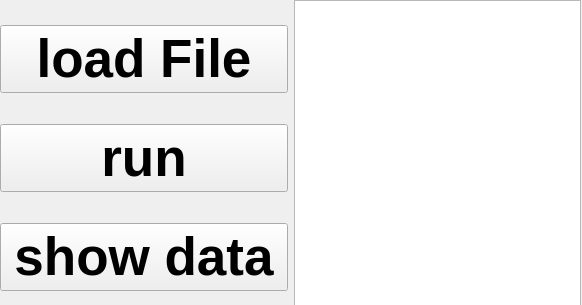
<?xml version="1.0" encoding="UTF-8"?>
<ui version="4.0">
 <class>Form</class>
 <widget class="QWidget" name="Form">
  <property name="geometry">
   <rect>
    <x>0</x>
    <y>0</y>
    <width>582</width>
    <height>305</height>
   </rect>
  </property>
  <property name="baseSize">
   <size>
    <width>793</width>
    <height>305</height>
   </size>
  </property>
  <property name="windowTitle">
   <string/>
  </property>
  <widget class="QWidget" name="gridLayoutWidget">
   <property name="geometry">
    <rect>
     <x>0</x>
     <y>0</y>
     <width>581</width>
     <height>319</height>
    </rect>
   </property>
   <layout class="QGridLayout" name="gridLayout">
    <item row="0" column="0">
     <layout class="QHBoxLayout" name="horizontalLayout">
      <item>
       <layout class="QVBoxLayout" name="verticalLayout">
        <item>
         <widget class="QPushButton" name="pushButton_1">
          <property name="font">
           <font>
            <pointsize>40</pointsize>
            <weight>75</weight>
            <bold>true</bold>
           </font>
          </property>
          <property name="text">
           <string>load File</string>
          </property>
         </widget>
        </item>
        <item>
         <widget class="QPushButton" name="pushButton_2">
          <property name="font">
           <font>
            <pointsize>40</pointsize>
            <weight>75</weight>
            <bold>true</bold>
           </font>
          </property>
          <property name="text">
           <string>run</string>
          </property>
         </widget>
        </item>
        <item>
         <widget class="QPushButton" name="pushButton_3">
          <property name="font">
           <font>
            <pointsize>40</pointsize>
            <weight>75</weight>
            <bold>true</bold>
           </font>
          </property>
          <property name="text">
           <string>show data</string>
          </property>
         </widget>
        </item>
       </layout>
      </item>
      <item>
       <widget class="QTextEdit" name="textEdit">
        <property name="sizePolicy">
         <sizepolicy hsizetype="Preferred" vsizetype="Preferred">
          <horstretch>0</horstretch>
          <verstretch>0</verstretch>
         </sizepolicy>
        </property>
       </widget>
      </item>
     </layout>
    </item>
   </layout>
  </widget>
 </widget>
 <resources/>
 <connections/>
</ui>
